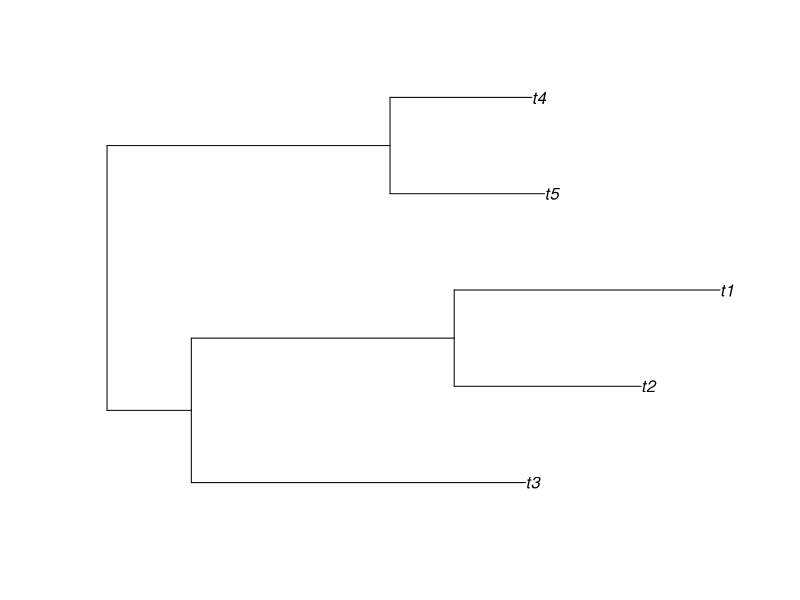

R code for this plot:
library(ape)

tree <- rtree(5)  # simulate a random tree with 5 tips
plot(tree)

# Tree height (max root-to-tip distance)
height <- max(node.depth.edgelength(tree))

# Tree length (sum of branch lengths)
length <- sum(tree$edge.length)

cat("Tree height:", height, "\n")
cat("Tree length:", length, "\n")
